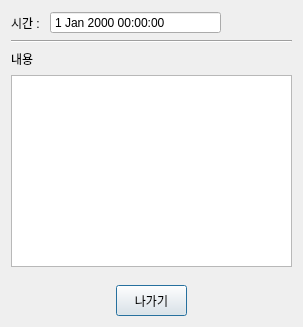
<?xml version="1.0" encoding="UTF-8"?>
<ui version="4.0">
 <class>ScheduleDialog</class>
 <widget class="QDialog" name="ScheduleDialog">
  <property name="geometry">
   <rect>
    <x>0</x>
    <y>0</y>
    <width>302</width>
    <height>327</height>
   </rect>
  </property>
  <property name="windowTitle">
   <string/>
  </property>
  <layout class="QGridLayout" name="gridLayout">
   <item row="0" column="0">
    <layout class="QVBoxLayout" name="verticalLayout">
     <item>
      <layout class="QHBoxLayout" name="horizontalLayout_3">
       <item>
        <widget class="QLabel" name="label">
         <property name="styleSheet">
          <string notr="true">font: 9pt &quot;나눔바른고딕&quot;;</string>
         </property>
         <property name="text">
          <string>시간 : </string>
         </property>
        </widget>
       </item>
       <item>
        <widget class="QDateTimeEdit" name="dateTimeEdit">
         <property name="minimumSize">
          <size>
           <width>171</width>
           <height>22</height>
          </size>
         </property>
         <property name="styleSheet">
          <string notr="true">font: 9pt &quot;나눔바른고딕&quot;;</string>
         </property>
         <property name="wrapping">
          <bool>false</bool>
         </property>
         <property name="readOnly">
          <bool>true</bool>
         </property>
         <property name="buttonSymbols">
          <enum>QAbstractSpinBox::NoButtons</enum>
         </property>
        </widget>
       </item>
       <item>
        <spacer name="horizontalSpacer_5">
         <property name="orientation">
          <enum>Qt::Horizontal</enum>
         </property>
         <property name="sizeHint" stdset="0">
          <size>
           <width>58</width>
           <height>20</height>
          </size>
         </property>
        </spacer>
       </item>
      </layout>
     </item>
     <item>
      <widget class="Line" name="line">
       <property name="orientation">
        <enum>Qt::Horizontal</enum>
       </property>
      </widget>
     </item>
     <item>
      <layout class="QHBoxLayout" name="horizontalLayout_2">
       <item>
        <widget class="QLabel" name="label_2">
         <property name="styleSheet">
          <string notr="true">font: 9pt &quot;나눔바른고딕&quot;;</string>
         </property>
         <property name="text">
          <string>내용</string>
         </property>
        </widget>
       </item>
       <item>
        <spacer name="horizontalSpacer_4">
         <property name="orientation">
          <enum>Qt::Horizontal</enum>
         </property>
         <property name="sizeHint" stdset="0">
          <size>
           <width>148</width>
           <height>20</height>
          </size>
         </property>
        </spacer>
       </item>
      </layout>
     </item>
     <item>
      <widget class="QPlainTextEdit" name="plainTextEdit">
       <property name="minimumSize">
        <size>
         <width>281</width>
         <height>131</height>
        </size>
       </property>
       <property name="styleSheet">
        <string notr="true">font: 9pt &quot;나눔바른고딕&quot;;</string>
       </property>
       <property name="readOnly">
        <bool>true</bool>
       </property>
      </widget>
     </item>
     <item>
      <spacer name="verticalSpacer">
       <property name="orientation">
        <enum>Qt::Vertical</enum>
       </property>
       <property name="sizeHint" stdset="0">
        <size>
         <width>20</width>
         <height>2</height>
        </size>
       </property>
      </spacer>
     </item>
     <item>
      <layout class="QHBoxLayout" name="horizontalLayout">
       <item>
        <spacer name="horizontalSpacer">
         <property name="orientation">
          <enum>Qt::Horizontal</enum>
         </property>
         <property name="sizeHint" stdset="0">
          <size>
           <width>48</width>
           <height>28</height>
          </size>
         </property>
        </spacer>
       </item>
       <item>
        <widget class="QPushButton" name="cancelButton">
         <property name="minimumSize">
          <size>
           <width>71</width>
           <height>31</height>
          </size>
         </property>
         <property name="maximumSize">
          <size>
           <width>71</width>
           <height>31</height>
          </size>
         </property>
         <property name="styleSheet">
          <string notr="true">font: 9pt &quot;나눔바른고딕&quot;;</string>
         </property>
         <property name="text">
          <string>나가기</string>
         </property>
        </widget>
       </item>
       <item>
        <spacer name="horizontalSpacer_2">
         <property name="orientation">
          <enum>Qt::Horizontal</enum>
         </property>
         <property name="sizeHint" stdset="0">
          <size>
           <width>48</width>
           <height>28</height>
          </size>
         </property>
        </spacer>
       </item>
      </layout>
     </item>
    </layout>
   </item>
  </layout>
 </widget>
 <resources/>
 <connections/>
</ui>
